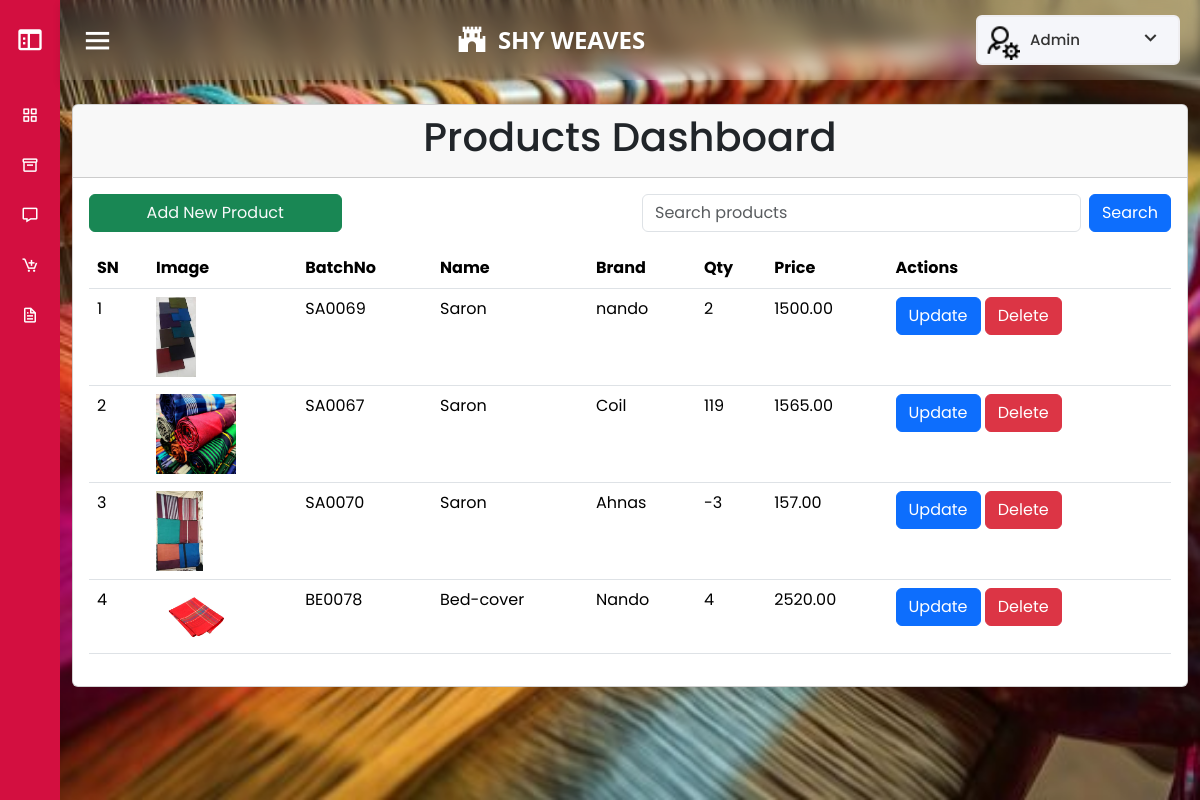
Page /forms/Admin_head/index.php?page=products (signed in) on the committed database.
### tables this page shows
CREATE TABLE IF NOT EXISTS `products1` (
  `pid` int NOT NULL AUTO_INCREMENT,
  `batchNo` varchar(50) DEFAULT NULL,
  `name` varchar(100) DEFAULT NULL,
  `price` decimal(10,2) DEFAULT NULL,
  `brand` varchar(50) DEFAULT NULL,
  `image` varchar(255) DEFAULT NULL,
  `minimum_qty` int DEFAULT NULL,
  `available_qty` int DEFAULT NULL,
  PRIMARY KEY (`pid`)
);

### forms/products.php (the view, shortened to what this page needs)
<div class="container">
    <div class="row">
        <div class="col-md-12">
            <div class="card">
                <div class="card-header">
                    <h1>
                        <center>Products Dashboard</center>
                    </h1>
                </div>
                <div class="card-body">
                    <div class="row mb-3">
                        <div class="col-md-3">
                            <a href="index.php?page=addnew" class="btn btn-success text-light w-100">Add New Product</a>
                        </div>
                        <div class="col-md-3">
                        </div>
                        <div class="col-md-6">
                            <form method="post" action="index.php?page=searchproduct" class="d-flex">
                                <input type="text" name="search" class="form-control" placeholder="Search products">
                                <button type="submit" class="btn btn-primary ms-2">Search</button>
                            </form>
                        </div>
                    </div>
                    <table class="table table-hover">
                        <thead>
                            <tr>
                                <th scope="col">SN</th>
                                <th scope="col">Image</th>
                                <th scope="col">BatchNo</th>
                                <th scope="col">Name</th>
                                <th scope="col">Brand</th>
                                <th scope="col">Qty</th>
                                <th scope="col">Price</th>
                                <th scope="col">Actions</th>
                            </tr>
                        </thead>
                        <tbody>
                            <?php
                                $sql = "SELECT * FROM `products1`";
                                $result = mysqli_query($con, $sql);
                                $sn = 1;
                                if (mysqli_num_rows($result) > 0) {
                                    while ($row = mysqli_fetch_array($result)) {
                                        $id = $row['pid'];
                                        $bno = $row['batchNo'];
                                        $name = $row['name'];
                                        $brand = $row['brand'];
                                        $qty = $row['available_qty'];
                                        $price = $row['price'];
                                        $image = '../'.$row['image'];
                                        echo "<tr>
                                            <td>$sn</td>
                                            <td><img src='$image' style='max-width: 80px; max-height: 80px;' alt='Product Image'></td>
                                            <td>$bno</td>
                                            <td>$name</td>
                                            <td>$brand</td>
                                            <td>$qty</td>
                                            <td>$price</td>
                                            <td>
                                                <a href='index.php?page=updateproduct&updateid=$id' class='text-light'><button class='btn btn-primary'>Update</button></a>
                                                <a href='javascript:void(0);' class='text-light'><button class='btn btn-danger' onclick='confirmDelete($id)'>Delete</button></a>
                                            </td>
                                        </tr>";
                                        $sn++;
                                    }
                                } else {
                                    echo "<tr><td colspan='6'>No products found.</td></tr>";
                                }
                                ?>
                        </tbody>
                    </table>
                </div>
            </div>
        </div>
    </div>
</div>

### forms/Admin_head/style.css (style rules this page uses)
* { margin: 0; padding: 0; box-sizing: border-box; font-family: 'Poppins', sans-serif; }

### forms/Admin_head/index.php (style rules this page uses)
body, .home-section { background-image: url('images/Cover.jpg'); background-size: cover; background-repeat: no-repeat; background-attachment: fixed; }
a { text-decoration: none; }

### rows in the picture
products1: image (picture), batchNo "SA0069", name "Saron", brand "nando", available_qty "2", price "1500.00"
products1: image (picture), batchNo "SA0067", name "Saron", brand "Coil", available_qty "119", price "1565.00"
products1: image (picture), batchNo "SA0070", name "Saron", brand "Ahnas", available_qty "-3", price "157.00"
products1: image (picture), batchNo "BE0078", name "Bed-cover", brand "Nando", available_qty "4", price "2520.00"
